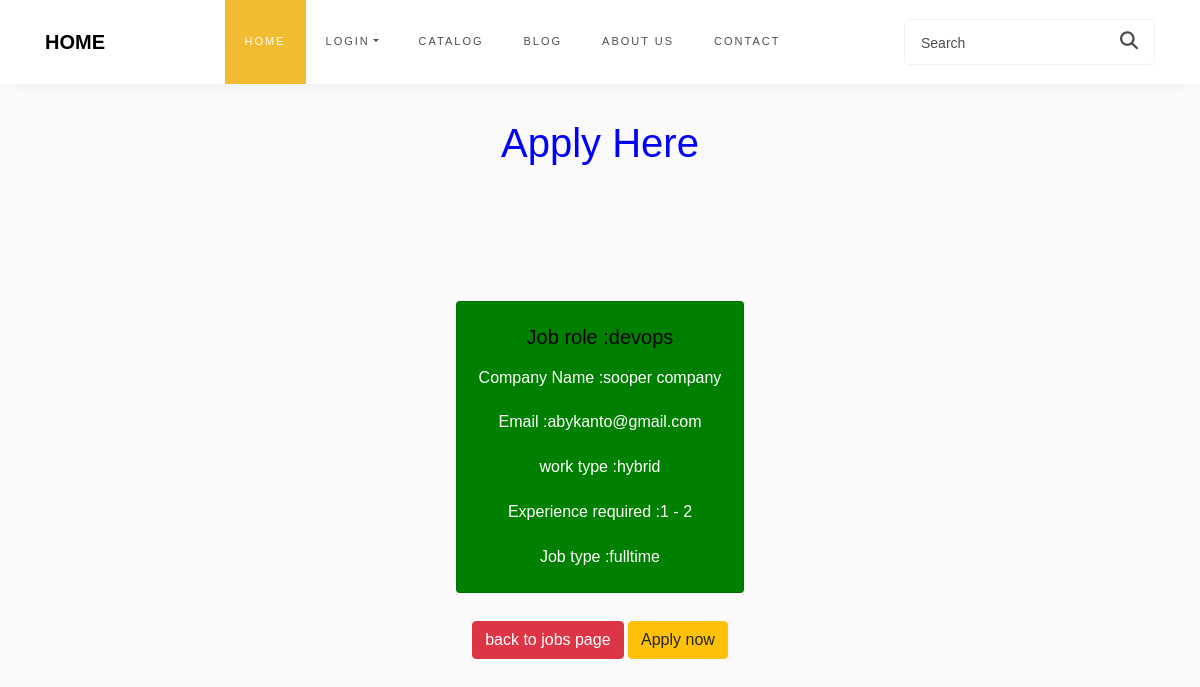
/viewmore/1/1, run on the app's committed database.
### jobapp/models.py (models this page shows)
class postjob(models.Model):
    catchoice=[
        ('remote','remote'),
        ('hybrid','hybrid')
        ]
    jobtype=[
        ('parttime','parttime'),
        ('fulltime','fulltime')
        ]
    exp=[
        ('0 - 1' , '0 - 1'),
        ('1 - 2' , '1 - 2'),
        ('2 - 3' , '2 - 3'),
        ('3 - 4' , '3 - 4'),
        ('4 - 5' , '4 - 5'),
        ('5 - 6' , '5 - 6'),
        ('6 - 7' , '6 - 7'),
        ('7 - 8' , '7 - 8'),
    ]
    cname=models.CharField(max_length=30)
    email=models.EmailField()
    jtitle=models.CharField(max_length=50)
    wtype=models.CharField(max_length=30,choices=catchoice)
    expreq=models.CharField(max_length=30,choices=exp)
    jtype=models.CharField(max_length=30,choices=jobtype)

### jobapp/views.py (the view)
# urls.py: path('viewmore/<int:id>/<int:pk>',viewmore),
def viewmore(request,id,pk):
    a1=postjob.objects.get(id=id)
    b1=modelempreg1.objects.get(id=pk)
    return render(request,'6viewmore.html',{"a1":a1,"b1":b1})

### jobapp/templates/6viewmore.html (shortened to what this page needs)
<!DOCTYPE html>
<html lang="en">
<head>
    <link href="https://cdn.jsdelivr.net/npm/bootstrap@5.2.1/dist/css/bootstrap.min.css" rel="stylesheet"
>
    <link rel="stylesheet" href="https://stackpath.bootstrapcdn.com/font-awesome/4.7.0/css/font-awesome.min.css">
    <link rel="stylesheet" href="css/style.css">
</head>
<body>
{% include '8navbar.html' %}<br>
<center>
    <h1 style="color:blue">Apply Here</h1>
    <div class="col-sm-12 col-md-6 col-lg-4" style="margin-top:8rem;">
        <div class="card" style="width: 18rem;background-color:green;">
            <div class="card-body" style="color:White">
                <h5 class="card-title">Job role :{{a1.jtitle}}</h5>
                <p class="card-text">Company Name :{{a1.cname}}</p>
                <p class="card-text">Email :{{a1.email}}</p>
                <p class="card-text">work type :{{a1.wtype}}</p>
                <p class="card-text">Experience required :{{a1.expreq}}</p>
                <p class="card-text">Job type :{{a1.jtype}}</p>
            </div>
        </div>
        <br>
        <a href="/viewjob/" class="btn btn-danger">back to jobs page</a>
        <a href="/applynow/{{a1.id}}/{{b1.id}}" class="btn btn-warning" >Apply now</a>
    </div>
</center>
</body>
</html>

### data on the page
postjob: jtitle "devops", cname "sooper company", email "abykanto@gmail.com", wtype "hybrid", expreq "1 - 2", jtype "fulltime"
